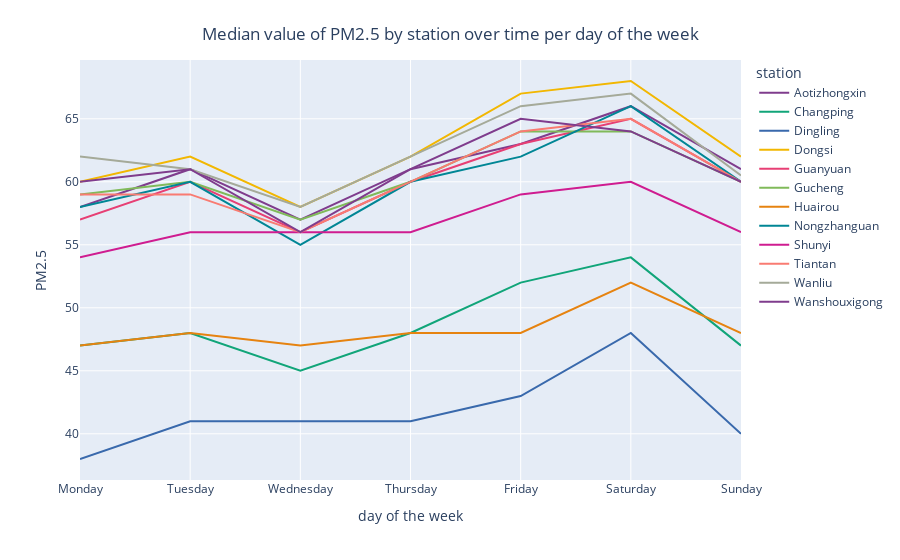

This figure's notebook cell:
### Code cell
df['day_week'] = pd.to_datetime(df['Date-time']).dt.day_name()
ordered_days = ['Monday', 'Tuesday', 'Wednesday', 'Thursday', 'Friday', 'Saturday', 'Sunday']
df['day_week'] = pd.Categorical(df['day_week'], categories=ordered_days, ordered=True)

col = 'day_week'
fig = px.line(df[[col, "target", "station"]].groupby([col, "station"]).median().reset_index(),
              x=col,
              y="target",
              color="station",
              color_discrete_sequence=px.colors.qualitative.Bold)
fig.update_layout(
    title={
        'text': "Median value of PM2.5 by station over time per day of the week",
        'x': 0.5,
        'y': 0.95, # adjust the y-coordinate to move the title up or down
        'xanchor': 'center',
        'yanchor': 'top'})
fig.update_xaxes(title='day of the week')
fig.update_yaxes(title="PM2.5")
fig.show()

### Figure 1 — Plotly figure (JSON) as saved in the notebook; plotly's stock layout.template omitted (floating-point values rounded to 4 significant figures)
{"data": [{"hovertemplate": "station=Aotizhongxin<br>day_week=%{x}<br>target=%{y}<extra></extra>", "legendgroup": "Aotizhongxin", "line": {"color": "rgb(127, 60, 141)", "dash": "solid"}, "marker": {"symbol": "circle"}, "mode": "lines", "name": "Aotizhongxin", "orientation": "v", "showlegend": true, "type": "scatter", "x": ["Monday", "Tuesday", "Wednesday", "Thursday", "Friday", "Saturday", "Sunday"], "xaxis": "x", "y": [58, 61, 57, 61, 63, 66, 61], "yaxis": "y"}, {"hovertemplate": "station=Changping<br>day_week=%{x}<br>target=%{y}<extra></extra>", "legendgroup": "Changping", "line": {"color": "rgb(17, 165, 121)", "dash": "solid"}, "marker": {"symbol": "circle"}, "mode": "lines", "name": "Changping", "orientation": "v", "showlegend": true, "type": "scatter", "x": ["Monday", "Tuesday", "Wednesday", "Thursday", "Friday", "Saturday", "Sunday"], "xaxis": "x", "y": [47, 48, 45, 48, 52, 54, 47], "yaxis": "y"}, {"hovertemplate": "station=Dingling<br>day_week=%{x}<br>target=%{y}<extra></extra>", "legendgroup": "Dingling", "line": {"color": "rgb(57, 105, 172)", "dash": "solid"}, "marker": {"symbol": "circle"}, "mode": "lines", "name": "Dingling", "orientation": "v", "showlegend": true, "type": "scatter", "x": ["Monday", "Tuesday", "Wednesday", "Thursday", "Friday", "Saturday", "Sunday"], "xaxis": "x", "y": [38, 41, 41, 41, 43, 48, 40], "yaxis": "y"}, {"hovertemplate": "station=Dongsi<br>day_week=%{x}<br>target=%{y}<extra></extra>", "legendgroup": "Dongsi", "line": {"color": "rgb(242, 183, 1)", "dash": "solid"}, "marker": {"symbol": "circle"}, "mode": "lines", "name": "Dongsi", "orientation": "v", "showlegend": true, "type": "scatter", "x": ["Monday", "Tuesday", "Wednesday", "Thursday", "Friday", "Saturday", "Sunday"], "xaxis": "x", "y": [60, 62, 58, 62, 67, 68, 62], "yaxis": "y"}, {"hovertemplate": "station=Guanyuan<br>day_week=%{x}<br>target=%{y}<extra></extra>", "legendgroup": "Guanyuan", "line": {"color": "rgb(231, 63, 116)", "dash": "solid"}, "marker": {"symbol": "circle"}, "mode": "lines", "name": "Guanyuan", "orientation": "v", "showlegend": true, "type": "scatter", "x": ["Monday", "Tuesday", "Wednesday", "Thursday", "Friday", "Saturday", "Sunday"], "xaxis": "x", "y": [57, 60, 56, 60, 63, 65, 60], "yaxis": "y"}, {"hovertemplate": "station=Gucheng<br>day_week=%{x}<br>target=%{y}<extra></extra>", "legendgroup": "Gucheng", "line": {"color": "rgb(128, 186, 90)", "dash": "solid"}, "marker": {"symbol": "circle"}, "mode": "lines", "name": "Gucheng", "orientation": "v", "showlegend": true, "type": "scatter", "x": ["Monday", "Tuesday", "Wednesday", "Thursday", "Friday", "Saturday", "Sunday"], "xaxis": "x", "y": [59, 60, 57, 60, 64, 64, 60], "yaxis": "y"}, {"hovertemplate": "station=Huairou<br>day_week=%{x}<br>target=%{y}<extra></extra>", "legendgroup": "Huairou", "line": {"color": "rgb(230, 131, 16)", "dash": "solid"}, "marker": {"symbol": "circle"}, "mode": "lines", "name": "Huairou", "orientation": "v", "showlegend": true, "type": "scatter", "x": ["Monday", "Tuesday", "Wednesday", "Thursday", "Friday", "Saturday", "Sunday"], "xaxis": "x", "y": [47, 48, 47, 48, 48, 52, 48], "yaxis": "y"}, {"hovertemplate": "station=Nongzhanguan<br>day_week=%{x}<br>target=%{y}<extra></extra>", "legendgroup": "Nongzhanguan", "line": {"color": "rgb(0, 134, 149)", "dash": "solid"}, "marker": {"symbol": "circle"}, "mode": "lines", "name": "Nongzhanguan", "orientation": "v", "showlegend": true, "type": "scatter", "x": ["Monday", "Tuesday", "Wednesday", "Thursday", "Friday", "Saturday", "Sunday"], "xaxis": "x", "y": [58, 60, 55, 60, 62, 66, 60], "yaxis": "y"}, {"hovertemplate": "station=Shunyi<br>day_week=%{x}<br>target=%{y}<extra></extra>", "legendgroup": "Shunyi", "line": {"color": "rgb(207, 28, 144)", "dash": "solid"}, "marker": {"symbol": "circle"}, "mode": "lines", "name": "Shunyi", "orientation": "v", "showlegend": true, "type": "scatter", "x": ["Monday", "Tuesday", "Wednesday", "Thursday", "Friday", "Saturday", "Sunday"], "xaxis": "x", "y": [54, 56, 56, 56, 59, 60, 56], "yaxis": "y"}, {"hovertemplate": "station=Tiantan<br>day_week=%{x}<br>target=%{y}<extra></extra>", "legendgroup": "Tiantan", "line": {"color": "rgb(249, 123, 114)", "dash": "solid"}, "marker": {"symbol": "circle"}, "mode": "lines", "name": "Tiantan", "orientation": "v", "showlegend": true, "type": "scatter", "x": ["Monday", "Tuesday", "Wednesday", "Thursday", "Friday", "Saturday", "Sunday"], "xaxis": "x", "y": [59, 59, 56, 60, 64, 65, 60], "yaxis": "y"}, {"hovertemplate": "station=Wanliu<br>day_week=%{x}<br>target=%{y}<extra></extra>", "legendgroup": "Wanliu", "line": {"color": "rgb(165, 170, 153)", "dash": "solid"}, "marker": {"symbol": "circle"}, "mode": "lines", "name": "Wanliu", "orientation": "v", "showlegend": true, "type": "scatter", "x": ["Monday", "Tuesday", "Wednesday", "Thursday", "Friday", "Saturday", "Sunday"], "xaxis": "x", "y": [62, 61, 58, 62, 66, 67, 60.5], "yaxis": "y"}, {"hovertemplate": "station=Wanshouxigong<br>day_week=%{x}<br>target=%{y}<extra></extra>", "legendgroup": "Wanshouxigong", "line": {"color": "rgb(127, 60, 141)", "dash": "solid"}, "marker": {"symbol": "circle"}, "mode": "lines", "name": "Wanshouxigong", "orientation": "v", "showlegend": true, "type": "scatter", "x": ["Monday", "Tuesday", "Wednesday", "Thursday", "Friday", "Saturday", "Sunday"], "xaxis": "x", "y": [60, 61, 56, 61, 65, 64, 60], "yaxis": "y"}], "layout": {"legend": {"title": {"text": "station"}, "tracegroupgap": 0}, "margin": {"t": 60}, "title": {"text": "Median value of PM2.5 by station over time per day of the week", "x": 0.5, "xanchor": "center", "y": 0.95, "yanchor": "top"}, "xaxis": {"anchor": "y", "domain": [0, 1], "title": {"text": "day of the week"}}, "yaxis": {"anchor": "x", "domain": [0, 1], "title": {"text": "PM2.5"}}}}
